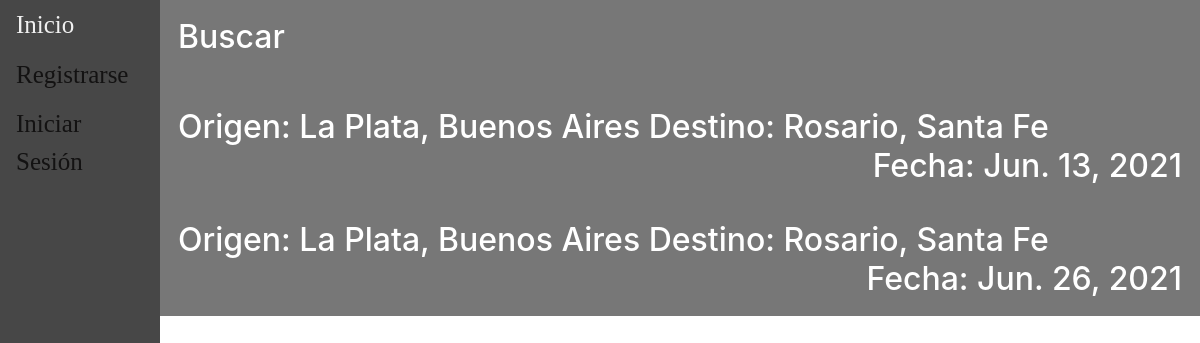
The app's page /, older data.
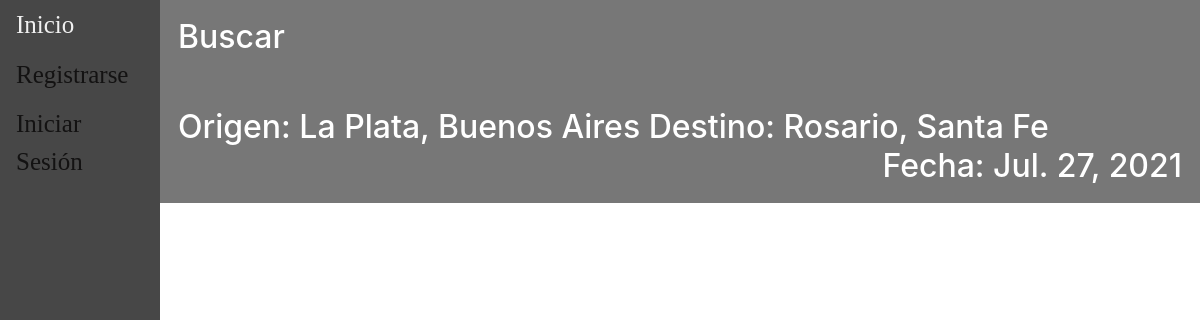
The same page, newer data.
### main/models.py (models this page shows, shortened)
class Viaje(models.Model):
    descripcion = models.CharField(max_length=100)
    fecha = models.DateField(validators=[MinValueValidator(datetime.date.today())])
    hora = models.TimeField(default=None)
    ruta =  models.ForeignKey(Ruta, default=None, on_delete=models.CASCADE)
    chofer = models.ForeignKey(Chofer, default=None, on_delete=models.CASCADE)
    combi =  models.ForeignKey(Combi, default=None, on_delete=models.CASCADE)
    precio = models.DecimalField(default=None, max_digits=10, decimal_places=2, validators=[MinValueValidator(0)])
    insumo = models.ManyToManyField(Insumo,blank=True)
    pasajeros = models.ManyToManyField(Pasajero, blank=True)
    estado = models.CharField(choices={('reservado','Reservado'),('viajando','Viajando'),('finalizado','Finalizado'),('cancelado','Cancelado')},max_length=12,default='reservado')
    class Meta:
        unique_together = ('chofer', 'fecha','hora', 'ruta',)

class Ruta(models.Model):
    origen = models.ForeignKey(Lugar, default=None, on_delete=models.CASCADE, related_name='origen')
    destino = models.ForeignKey(Lugar, default=None, on_delete=models.CASCADE, related_name='destino')
    class Meta:
        unique_together = ('origen', 'destino')
    def __str__(self):
        return str(self.origen)+" - "+str(self.destino)

class Lugar(models.Model):
    localidad = models.CharField(max_length=150)
    provincia = models.CharField(max_length=100)
    class Meta:
        unique_together = ('localidad', 'provincia',)
    def __str__(self):
        return (self.localidad+", "+self.provincia)

### main/views.py (the view)
# urls.py: 2. Add a URL to urlpatterns:  path('', views.home, name='home')
def home(request):
	viajes = Viaje.objects.filter(combi__capacidad__gt=0,estado='reservado')
	filter = ProductFilter(request.GET, queryset = viajes)
	if request is not None:
		viajes = filter.qs
	return render(request, "main/home.html", {"listaViaje":viajes, 'filter' : filter})

### main/templates/main/home.html (shortened to what this page needs)
{% extends 'main/base.html' %}
{% load mathfilters %}
{% block content %}
        <button type="button"  class="viajeCollapse">
          <h2><p style="text-align:left"> Buscar </p></h2>
        </button>
        {%for viaje in listaViaje %}
            <button type="button"  class="viajeCollapse">
                <h2><p style="text-align:left"> Origen: {{viaje.ruta.origen}} Destino: {{viaje.ruta.destino}}
                  <span style="float:right">Fecha: {{viaje.fecha}}</span></p></h2>
            </button>
        {% empty %}
          <p>No se encontro ningun viaje.</p>
        {% endfor %}
{% endblock content %}

Row changes from the older to the newer data that the page shows:
removed Viaje: ruta.origen "La Plata, Buenos Aires", ruta.destino "Rosario, Santa Fe", fecha "Jun. 26, 2021"
changed Viaje "La Plata, Buenos Aires": fecha "Jun. 13, 2021" → "Jul. 27, 2021"
